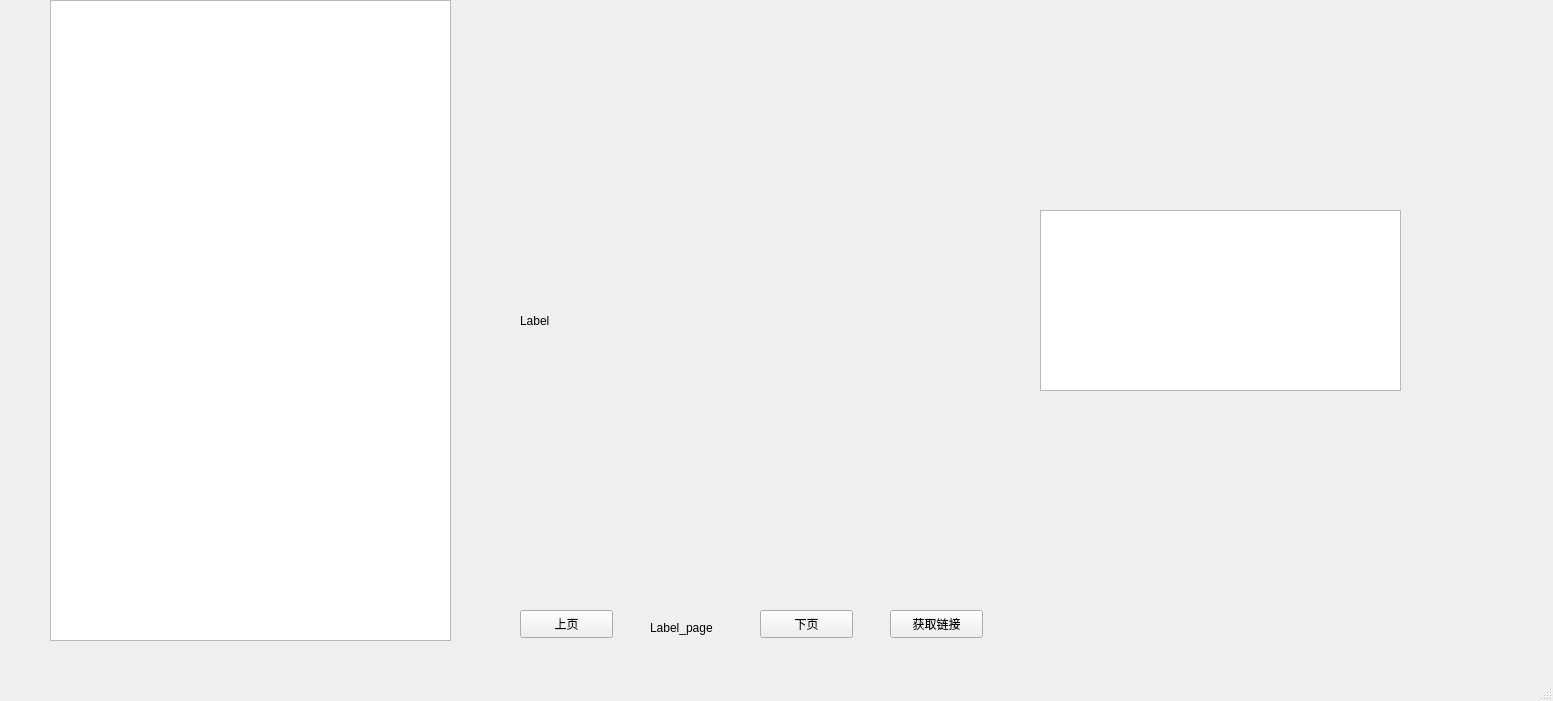
<?xml version="1.0" encoding="UTF-8"?>
<ui version="4.0">
 <class>MainWindow</class>
 <widget class="QMainWindow" name="MainWindow">
  <property name="geometry">
   <rect>
    <x>0</x>
    <y>0</y>
    <width>1553</width>
    <height>701</height>
   </rect>
  </property>
  <property name="windowTitle">
   <string>MainWindow</string>
  </property>
  <widget class="QWidget" name="centralwidget">
   <widget class="QPushButton" name="pushButton">
    <property name="geometry">
     <rect>
      <x>890</x>
      <y>610</y>
      <width>93</width>
      <height>28</height>
     </rect>
    </property>
    <property name="text">
     <string>获取链接</string>
    </property>
   </widget>
   <widget class="QPushButton" name="pushButton_2">
    <property name="geometry">
     <rect>
      <x>760</x>
      <y>610</y>
      <width>93</width>
      <height>28</height>
     </rect>
    </property>
    <property name="text">
     <string>下页</string>
    </property>
   </widget>
   <widget class="QPushButton" name="pushButton_3">
    <property name="geometry">
     <rect>
      <x>520</x>
      <y>610</y>
      <width>93</width>
      <height>28</height>
     </rect>
    </property>
    <property name="text">
     <string>上页</string>
    </property>
   </widget>
   <widget class="QTableWidget" name="tableWidget">
    <property name="geometry">
     <rect>
      <x>50</x>
      <y>0</y>
      <width>401</width>
      <height>641</height>
     </rect>
    </property>
   </widget>
   <widget class="QLabel" name="label">
    <property name="geometry">
     <rect>
      <x>650</x>
      <y>620</y>
      <width>81</width>
      <height>16</height>
     </rect>
    </property>
    <property name="text">
     <string>Label_page</string>
    </property>
   </widget>
   <widget class="QLabel" name="label_2">
    <property name="geometry">
     <rect>
      <x>520</x>
      <y>60</y>
      <width>491</width>
      <height>521</height>
     </rect>
    </property>
    <property name="text">
     <string>Label</string>
    </property>
   </widget>
   <widget class="QTextBrowser" name="textBrowser">
    <property name="geometry">
     <rect>
      <x>1040</x>
      <y>210</y>
      <width>361</width>
      <height>181</height>
     </rect>
    </property>
   </widget>
  </widget>
  <widget class="QMenuBar" name="menubar">
   <property name="geometry">
    <rect>
     <x>0</x>
     <y>0</y>
     <width>1553</width>
     <height>26</height>
    </rect>
   </property>
  </widget>
  <widget class="QStatusBar" name="statusbar"/>
 </widget>
 <resources/>
 <connections/>
</ui>
